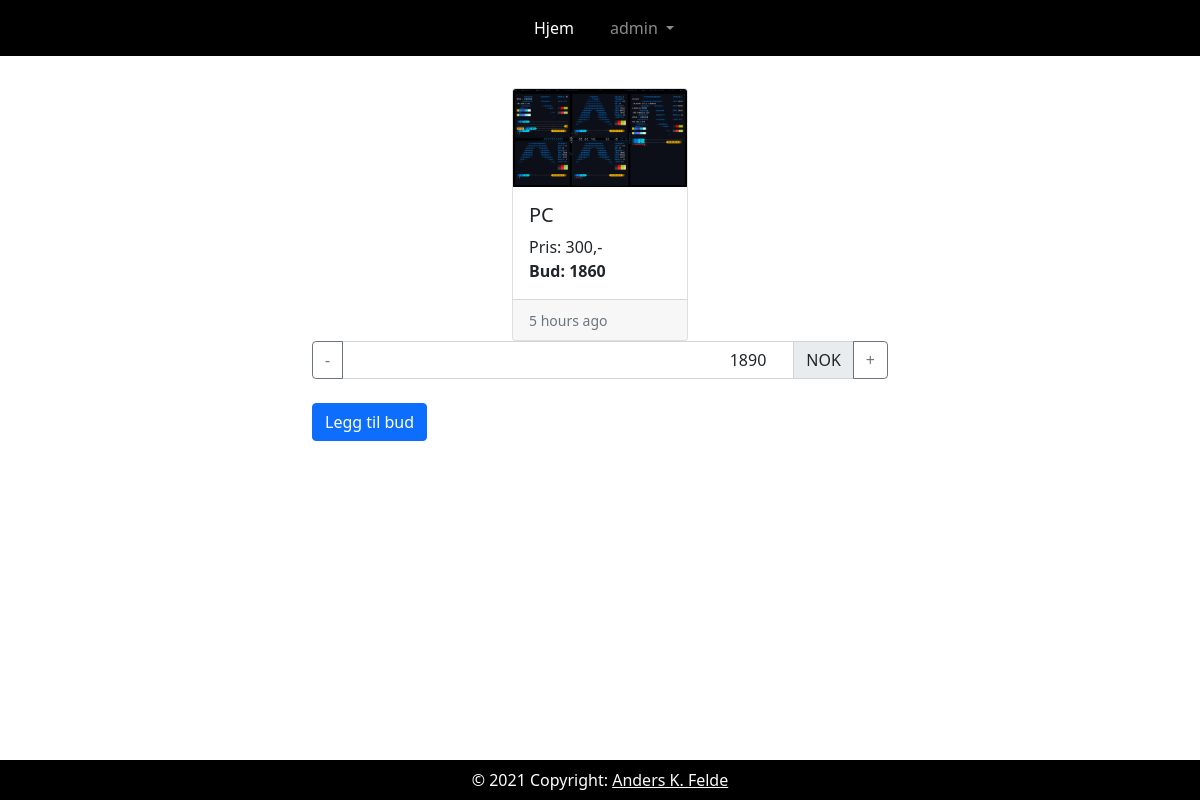
The page /item/10 (signed in) on the database its author committed.
### webpage/submodels/item.py (models this page shows, shortened)
class Item(models.Model):
    name = models.CharField(max_length=30)
    price = models.IntegerField()
    image = models.ImageField(upload_to="webpage/images/items/")
    dato = models.DateTimeField(default=timezone.now)

### webpage/views/item.py (the view)
# urls.py: path("item/<str:itemId>", item.item, name="item"),
def item(request, itemId):
    if not verify.isInt(itemId) or not db.verifyItemId(itemId):
        return redirect("/")
    if not request.user.is_authenticated:
        return redirect("/logIn")
    item = []
    item.append(db.getItemById(itemId))
    item[0].bid = db.getHighestBid(itemId)
    nextBid, item[0].bid = getNextBid(item[0])
    return render(request,
                  'webpage/item.html',
                  context={
                      'itemId': itemId,
                      "items": item,
                      'nextBid': nextBid
                  })

### webpage/modules/database.py (called while the page is built)
    def getItemById(self, id):
        return Item.objects.get(id=id)

    def verifyItemId(self, id):
        return Item.objects.filter(id=id).exists()

    def bidExists(self, id):
        return Bid.objects.filter(item__id=id).exists()

    def getHighestBid(self, id):
        if self.bidExists(id):
            return Bid.objects.filter(item__id=id).order_by("-bid")[0].bid
        return 0

### webpage/modules/verify.py (called while the page is built)
    def isInt(self, input):
        try:
            int(input)
            return True
        except:
            return False

### webpage/views/item.py (called while the page is built)
def getNextBid(item):
    if item.bid == 0:
        nextBid = int(item.price * 1.1)
        bid = "N/A"
    else:
        nextBid = item.bid + int(item.price * 0.1)
        bid = item.bid
    return nextBid, bid

### webpage/templates/webpage/item.html (shortened to what this page needs)
{% extends 'webpage/includes/base.html' %}
{% load static %}
{% block content %}
<div class="container mb-5 mt-3 w-50">
    {% include "webpage/includes/items.html" %}
    <div class="input-group mb-4">
        <button type="button" id="minusBidButton" class="btn btn-outline-secondary">-</button>
        <input id="bidInput" style="text-align:right" type="number" value="{{ nextBid }}" class="form-control" aria-label="Text input with segmented dropdown button">
        <span class="input-group-text">NOK</span>
        <button type="button" id="plussBidButton" class="btn btn-outline-secondary">+</button>
    </div>
    <button id="submitBid" type="button" class="btn btn-primary position-relative end-0">Legg til bud</button>
</div>
{% endblock content %}

### webpage/templates/webpage/includes/navbar.html (shortened to what this page needs)
{% load static %}
<nav class="navbar navbar-expand-sm smart-scroll sticky-top navbar-dark">
    <ul class="list-inline text-center">
        <li class="list-inline-item">
            <a class="nav-link" id="hjem" href="/">Hjem</a>
        </li>
        {% if user.is_authenticated %}
        <li class="list-inline-item">
            <div class="collapse navbar-collapse" id="navbarNavDarkDropdown">
                <ul class="navbar-nav">
                    <li class="nav-item dropdown">
                        <a class="nav-link dropdown-toggle" href="#" id="navbarDarkDropdownMenuLink" role="button" data-bs-toggle="dropdown" aria-expanded="false">
                            {{ user.get_username }}
                        </a>
                    </li>
                </ul>
            </div>
        </li>
        {% else %}
        <li class="list-inline-item">
            <a class="nav-link" id="logIn" href="/logIn">Logg inn</a>
        </li>
        {% endif %}
    </ul>
</nav>

### webpage/templates/webpage/includes/items.html (shortened to what this page needs)
{% load static %}
{% load humanize %}
<div class="row justify-content-center row-cols-md-2 row-cols-lg-3 row-cols-sm-1">
    {% for item in items %}
    <div class="col mt-3">
        <div class="card h-100 item-clickable clickable">
            <img class="card-img-top " src="{% static item.image %}" alt="{{ item.name }}-image">
            <div class="card-body">
                <h5 class="card-title">{{ item.name }}</h5>
                <p class="card-text">Pris: <span id="priceSpan">{{item.price}}</span>,-<br><b>Bud: <span id="bidSpan">{{item.bid}}</span></b></p>
            </div>
            <div class="card-footer">
                <small class="text-muted">{{ item.dato|naturaltime }}</small>
            </div>
        </div>
    </div>
    {% endfor %}
</div>

### webpage/static/webpage/css/main.css (style rules this page uses)
.navbar { display: inline-block; float: none; vertical-align: top; text-align: center; width: 100%; background-color: black; }
.navbar .collapse { text-align: center; width: 100%; }
.navbar .list-inline { width: 100%; margin-bottom: 0px; }
.navbar .nav-link { color: gray; }
.smart-scroll { position: fixed; top: 0; right: 0; left: 0; z-index: 1030; }

### rows shown on the page
Item: image (picture), name "PC", price "300", bid "1860", dato "5 hours ago"

### other values the page prints
{{ user.get_username }} "admin"
